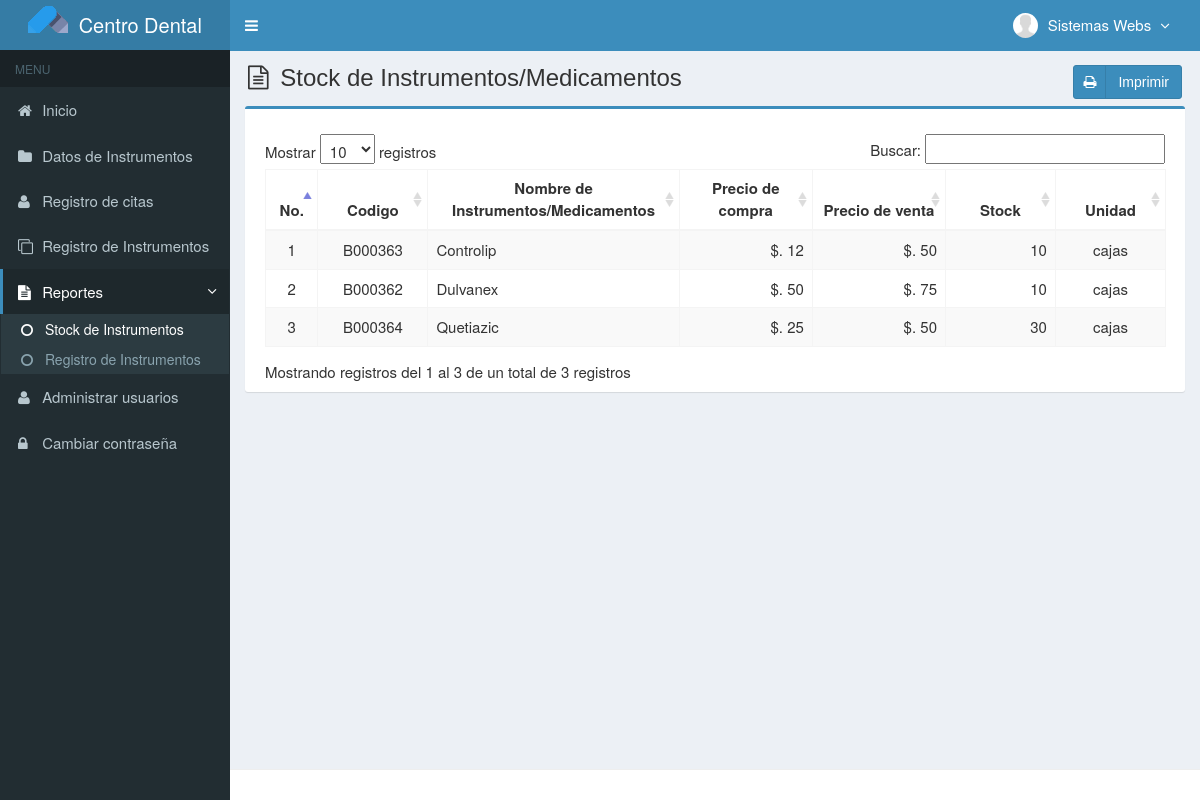
Page /main.php?module=stock_inventory (signed in) on the committed database.
### tables this page shows
CREATE TABLE `usuarios` (
  `id_user` int(3) NOT NULL,
  `username` varchar(50) NOT NULL,
  `name_user` varchar(50) NOT NULL,
  `password` varchar(50) NOT NULL,
  `email` varchar(50) DEFAULT NULL,
  `telefono` varchar(13) DEFAULT NULL,
  `foto` varchar(100) DEFAULT NULL,
  `permisos_acceso` enum('Super Admin','Gerente','Almacen') NOT NULL,
  `status` enum('activo','bloqueado') NOT NULL DEFAULT 'activo',
  `created_at` timestamp NOT NULL DEFAULT CURRENT_TIMESTAMP,
  `updated_at` timestamp NOT NULL DEFAULT CURRENT_TIMESTAMP ON UPDATE CURRENT_TIMESTAMP
);

CREATE TABLE `medicamentos` (
  `codigo` varchar(7) NOT NULL,
  `nombre` varchar(50) NOT NULL,
  `precio_compra` int(11) NOT NULL,
  `precio_venta` int(11) NOT NULL,
  `unidad` varchar(20) NOT NULL,
  `stock` int(11) NOT NULL,
  `created_user` int(3) NOT NULL,
  `created_date` timestamp NOT NULL DEFAULT CURRENT_TIMESTAMP,
  `updated_user` int(3) NOT NULL,
  `updated_date` timestamp NOT NULL DEFAULT CURRENT_TIMESTAMP ON UPDATE CURRENT_TIMESTAMP
);

### config/fungsi_rupiah.php (called while the page is built, shortened)
<?php
function format_rupiah($angka){
  $rupiah=number_format($angka,0,',','.');
  return $rupiah;
}
?>

### modules/stock_inventory/view.php (the view)
<section class="content-header">
  <h1>
    <i class="fa fa-file-text-o icon-title"></i> Stock de Instrumentos/Medicamentos
    <a class="btn btn-primary btn-social pull-right" href="modules/stock_inventory/print.php" target="_blank">
      <i class="fa fa-print"></i> Imprimir
    </a>
  </h1>
</section>
<section class="content">
  <div class="row">
    <div class="col-md-12">
      <div class="box box-primary">
        <div class="box-body">
          <table id="dataTables1" class="table table-bordered table-striped table-hover">
            <thead>
              <tr>
                <th class="center">No.</th>
                <th class="center">Codigo</th>
                <th class="center">Nombre de Instrumentos/Medicamentos</th>
                <th class="center">Precio de compra</th>
                <th class="center">Precio de venta</th>
                <th class="center">Stock</th>
                <th class="center">Unidad</th>
              </tr>
            </thead>
            <tbody>
            <?php
            $no = 1;
            $query = mysqli_query($mysqli, "SELECT codigo,nombre,precio_compra,precio_venta,unidad,stock FROM medicamentos ORDER BY nombre ASC")
                                            or die('Error: '.mysqli_error($mysqli));
            while ($data = mysqli_fetch_assoc($query)) {
              $precio_compra = format_rupiah($data['precio_compra']);
              $precio_venta = format_rupiah($data['precio_venta']);
              echo "<tr>
                      <td width='30' class='center'>$no</td>
                      <td width='80' class='center'>$data[codigo]</td>
                      <td width='180'>$data[nombre]</td>
                      <td width='100' align='right'>$. $precio_compra</td>
                      <td width='100' align='right'>$. $precio_venta</td>
                      <td width='80' align='right'>$data[stock]</td>
                      <td width='80' class='center'>$data[unidad]</td>
                    </tr>";
              $no++;
            }
            ?>
            </tbody>
          </table>
        </div>
      </div>
    </div>
  </div>
</section><!-- /.content

### top-menu.php (shortened to what this page needs)
<?php
require_once "config/database.php";
$query = mysqli_query($mysqli, "SELECT id_user, name_user, foto, permisos_acceso FROM usuarios WHERE id_user='$_SESSION[id_user]'")
                                or die('error: '.mysqli_error($mysqli));
$data = mysqli_fetch_assoc($query);
?>
<li class="dropdown user user-menu">
  <a href="#" class="dropdown-toggle" data-toggle="dropdown">
  <?php
  if ($data['foto']=="") { ?>
    <img src="images/user/user-default.png" class="user-image" alt="User Image"/>
  <?php
  }
  else { ?>
    <img src="images/user/<?php echo $data['foto']; ?>" class="user-image" alt="User Image"/>
  <?php
  }
  ?>
    <span class="hidden-xs"><?php echo $data['name_user']; ?> <i style="margin-left:5px" class="fa fa-angle-down"></i></span>
  </a>
</li>

### assets/css/style.css (style rules this page uses)
.btn-social *:first-child { border-right: 1px solid rgba(0, 0, 0, 0.1); bottom: 0; font-size: 1em !important; left: 0; line-height: 32px !important; position: absolute; text-align: center; top: 0; width: 32px !important; }
.content-header { padding: 15px 18px 0; position: relative; }
.center { text-align:center; }
.icon-title { margin-right: 5px; }
body { background-color: #fff; color: #333; font-size: 15px; line-height: 1.42857; }

### rows in the picture
usuarios: foto (placeholder picture), name_user "Sistemas Webs"
medicamentos: codigo "B000363", nombre "Controlip", precio_compra "12", precio_venta "50", stock "10", unidad "cajas"
medicamentos: codigo "B000362", nombre "Dulvanex", precio_compra "50", precio_venta "75", stock "10", unidad "cajas"
medicamentos: codigo "B000364", nombre "Quetiazic", precio_compra "25", precio_venta "50", stock "30", unidad "cajas"
